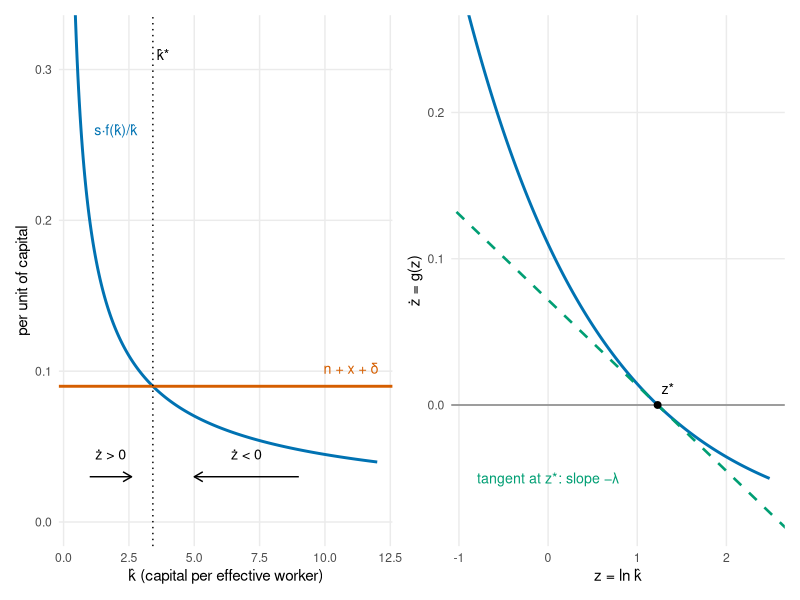

R code for this plot:
## ---- chunk 1
#| label: fig-solow
#| echo: false
#| fig-cap: "Why the Solow economy converges (s = 0.2, A = 1, α = 0.35, n + x + δ = 0.09). Left: saving per unit of capital s·f(k)/k falls with k (diminishing returns) and crosses the break-even rate n + x + δ once, at the steady state k\\*; arrows show the direction k moves. Right: ż = g(z) in logs, with its tangent at the steady state z\\* (dashed), whose slope is −λ; the linearisation replaces the curve by this line. (k = capital per effective worker.)"
#| fig-width: 10
#| fig-height: 4
library(ggplot2)
s <- 0.2; A <- 1; al <- 0.35; d <- 0.09
ks <- (s * A / d)^(1 / (1 - al)); zs <- log(ks); lam <- (1 - al) * d
kk <- seq(0.4, 12, length.out = 400)
p1 <- ggplot(data.frame(k = kk, sav = s * A * kk^(al - 1)), aes(k, sav)) +
  geom_line(colour = "#0072B2", linewidth = 1) +
  geom_hline(yintercept = d, colour = "#D55E00", linewidth = 1) +
  geom_vline(xintercept = ks, linetype = "dotted") +
  annotate("segment", x = 1, xend = 2.6, y = 0.03, yend = 0.03, arrow = arrow(length = unit(0.25, "cm"))) +
  annotate("segment", x = 9, xend = 5, y = 0.03, yend = 0.03, arrow = arrow(length = unit(0.25, "cm"))) +
  annotate("text", x = 1.8, y = 0.045, label = "ż > 0", size = 3.6) +
  annotate("text", x = 7, y = 0.045, label = "ż < 0", size = 3.6) +
  annotate("text", x = 11, y = d + 0.012, label = "n + x + δ", colour = "#D55E00", size = 3.6) +
  annotate("text", x = 2.0, y = 0.26, label = "s·f(k̂)/k̂", colour = "#0072B2", size = 3.6) +
  annotate("text", x = ks, y = 0.31, label = "k̂*", hjust = -0.3, size = 3.6) +
  coord_cartesian(ylim = c(0, 0.32)) +
  labs(x = "k̂ (capital per effective worker)", y = "per unit of capital") +
  theme_minimal(base_size = 11) + theme(panel.grid.minor = element_blank())
zz <- seq(log(0.4), log(12), length.out = 400)
p2 <- ggplot(data.frame(z = zz, g = s * A * exp((al - 1) * zz) - d), aes(z, g)) +
  geom_hline(yintercept = 0, colour = "grey50") +
  geom_line(colour = "#0072B2", linewidth = 1) +
  geom_abline(intercept = lam * zs, slope = -lam, linetype = "dashed", colour = "#009E73", linewidth = 0.9) +
  geom_point(data = data.frame(z = zs, g = 0), size = 2) +
  annotate("text", x = zs, y = 0, label = "z*", vjust = -1, hjust = -0.3, size = 3.6) +
  annotate("text", x = log(0.45), y = -0.05, label = "tangent at z*: slope −λ", colour = "#009E73", hjust = 0, size = 3.6) +
  coord_cartesian(ylim = c(-0.08, 0.25)) +
  labs(x = "z = ln k̂", y = "ż = g(z)") +
  theme_minimal(base_size = 11) + theme(panel.grid.minor = element_blank())
patchwork::wrap_plots(p1, p2, ncol = 2)
